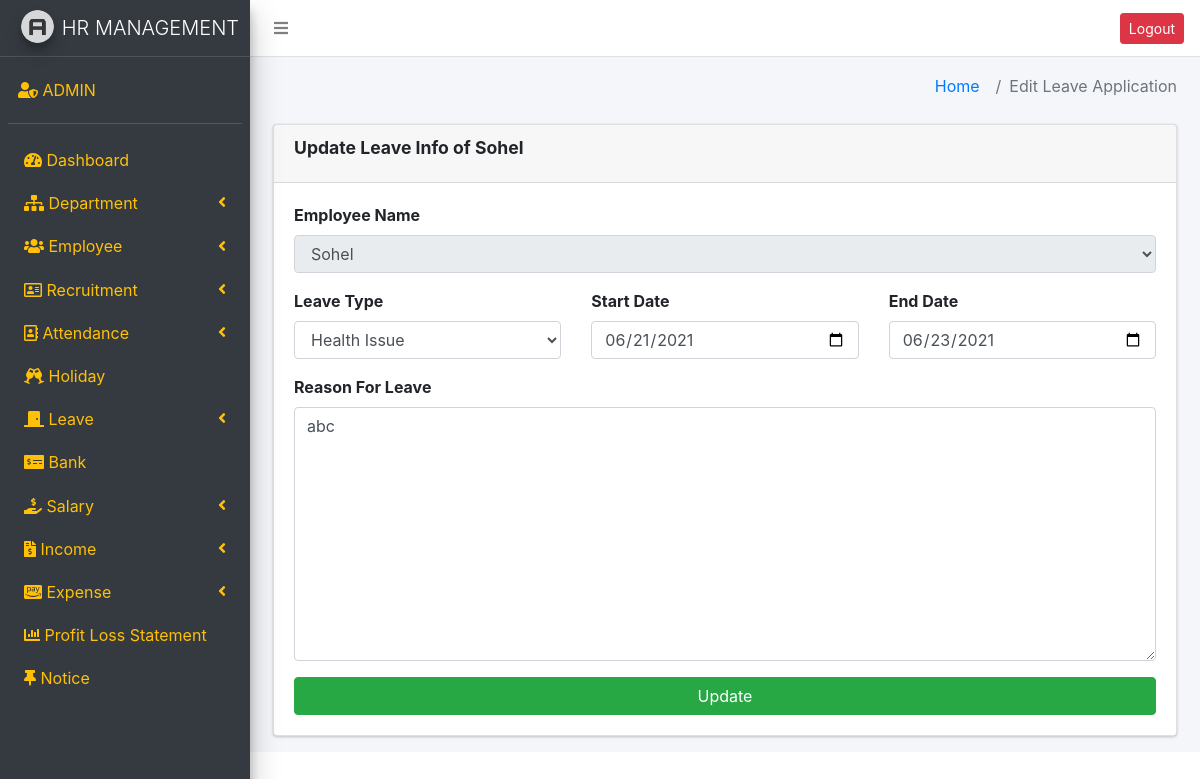
Page /leaveEdit.php?id=2 (signed in) on the committed database.
### tables this page shows
CREATE TABLE `leave_application` (
  `applicationID` int(11) NOT NULL,
  `empID` int(11) NOT NULL,
  `typeID` int(11) NOT NULL,
  `start_date` date NOT NULL,
  `end_date` date NOT NULL,
  `comment` text NOT NULL,
  `status` enum('applied','approved','rejected') NOT NULL
);

CREATE TABLE `employee` (
  `empID` int(11) NOT NULL,
  `dptID` int(11) NOT NULL,
  `name` varchar(255) NOT NULL,
  `email` varchar(255) NOT NULL,
  `phone` varchar(20) NOT NULL,
  `dob` date NOT NULL,
  `gender` enum('male','female') NOT NULL,
  `address` text NOT NULL,
  `photo` varchar(255) NOT NULL,
  `hire_date` date NOT NULL,
  `designation` varchar(50) NOT NULL,
  `basic_salary` decimal(10,2) NOT NULL,
  `password` text NOT NULL
);

CREATE TABLE `leave_type` (
  `typeID` int(11) NOT NULL,
  `title` varchar(255) NOT NULL,
  `allowed_leave` int(11) NOT NULL
);

### leaveEdit.php (the view, shortened to what this page needs)
<?php
 $page = "Edit Leave Application";
 require_once("header.php");
 require_once("sidebar.php");
if(isset($_GET['id'])){
    $id = $_GET['id'];
    $edit_view = $conn->query("SELECT L.applicationID, employee.name , leave_type.typeID, leave_type.title, L.start_date, L.end_date, L.comment FROM `leave_application` AS L JOIN leave_type ON leave_type.typeID=L.typeID JOIN employee ON employee.empID=L.empID WHERE `applicationID`=$id");
    $edit_fetch = $edit_view->fetch_assoc();
    $edit_emp = $conn->query("SELECT * FROM employee");
}
?>
<section class="content-header">
      <div class="container-fluid">
        <div class="row mb-2">
          <div class="col-sm-6">
          </div>
          <div class="col-sm-6">
            <ol class="breadcrumb float-sm-right">
              <li class="breadcrumb-item"><a href="#">Home</a></li>
              <li class="breadcrumb-item active"><?php echo $page; ?></li>
            </ol>
          </div>
        </div>
      </div>
    </section>
<section class="content">
    <div class="container-fluid">
        <div class="row">
          <div class="col-md-12">
            <div class="card">
              <div class="card-header">
                <h3 class="card-title"><strong>Update Leave Info of <?php echo $edit_fetch['name']; ?></strong></h3>
              </div>
              <div class="card-body">
                 <form action="" method="post">
                    <div class="row">
                       <div class="col">
                         <div class="form-group">
                            <label for="emp_name"> Employee Name</label>
                            <select class="form-control" name="emp_name" id="emp_name" readonly>
                               <?php
                                  while($emp_all = $edit_emp->fetch_assoc() ) { ?>
                                    <option value="<?php echo $emp_all['empID']; ?>" <?php if( $emp_all['name'] == $edit_fetch['name']) { echo "Selected";} ?>  ><?php echo $emp_all['name']; ?></option>
                                <?php
                                  }
                               ?>
                            </select>
                         </div>
                       </div>
                    </div>
                    <div class="row">
                      <div class="col">
                         <div class="form-group">
                            <label for="leaveType"> Leave Type</label>
                            <select class="form-control" name="leaveType" id="leaveType">
                               <option value="<?php echo $edit_fetch['typeID']; ?>"><?php echo $edit_fetch['title']; ?></option>
                            </select>
                         </div>
                      </div>
                      <div class="col">
                        <div class="form-group">
                            <label for="start_date">Start Date</label>
                            <input class="form-control" type="date" name="start_date" id="start_date" value="<?php echo $edit_fetch['start_date']; ?>">
                         </div>
                      </div>
                      <div class="col">
                          <div class="form-group">
                                <label for="end_date">End Date</label>
                                <input class="form-control" type="date" name="end_date" id="end_date" value="<?php echo $edit_fetch['end_date']; ?>">
                          </div>
                        </div>
                      </div>
                      <div class="row">
                         <div class="col">
                            <div class="form-group">
                               <label for="reason">Reason For Leave</label>
                               <textarea class="form-control" name="reason" id="reason"  cols="30" rows="10"><?php echo $edit_fetch['comment']; ?></textarea>
                            </div>
                         </div>
                      </div>
                      <div class="row">
                         <div class="col">
                            <input type="submit" class="btn btn-block btn-success"  value="Update" >
                         </div>
                      </div>
                    </div>
              </div>
            </div>
          </div>
        </div>
      </div>
    </div>

### rows in the picture
leave_application: empID.name "Sohel", leaveType "Health Issue", start_date "06/21/2021", end_date "06/23/2021", reason "abc"

### other values in the picture
$page "Edit Leave Application"
form field emp_name "Sohel"
